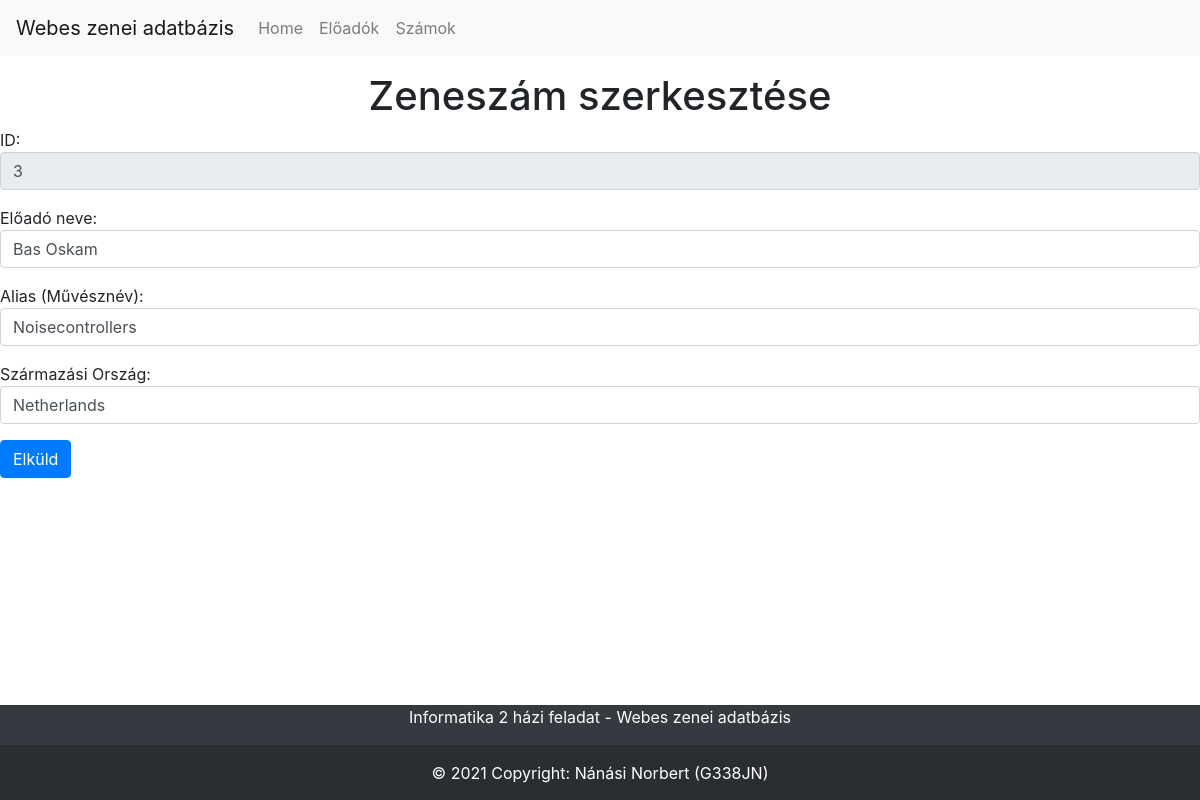
Screenshot of /editartist.php?id=3 with the database file from the repository.
### tables this page shows
CREATE TABLE IF NOT EXISTS `Artists` (
  `id` INT NOT NULL auto_increment,
  `artistName` VARCHAR(45) NOT NULL,
  `artistAlias` VARCHAR(45) NULL,
  `artistCountry` VARCHAR(45) NOT NULL,
  PRIMARY KEY (`id`));

### editartist.php (the view, shortened to what this page needs)
<?php
if (isset($_GET['id'])) {
    $link = opendb();
    $id = $_GET['id'];
    $query = "SELECT * FROM artists WHERE id=" . mysqli_real_escape_string($link, $id);
    $res = mysqli_query($link, $query);
    if ($res) {
        $row = mysqli_fetch_assoc($res);
        $artistName = $row['artistName'];
        $artistAlias = $row['artistAlias'];
        $artistCountry = $row['artistCountry'];
    }
}
?>
<html>
<head>
    <?php include('head.php'); ?>
</head>
<body>
    <?php include('nav-bar.php'); ?>
    <form method="post">
        <h1 class="text-center">Zeneszám szerkesztése</h1>
        <p>
            ID: <input value="<?php echo $id ?>" class="form-control" type="number" name="id" disabled="true" />
        </p>
        <p>
            Előadó neve: <input value="<?php echo $artistName ?>" class="form-control" type="text" maxlength="45" name="artistName" />
        </p>
        <p>
            Alias (Művésznév): <input value="<?php echo $artistAlias ?>" class="form-control" type="text" maxlength="45" name="artistAlias" />
        </p>
        <p>
            Származási Ország: <input value="<?php echo $artistCountry ?>" class="form-control" type="text" maxlength="45" name="artistCountry" />
        </p>
        <p>
            <input class="btn btn-primary" type="submit" value="Elküld" name="uj" />
        </p>
    </form>
</body>
</html>
<?php
include('footer.php');
?>

### rows the page displays
artists: artistName "Bas Oskam", artistAlias "Noisecontrollers", artistCountry "Netherlands"
